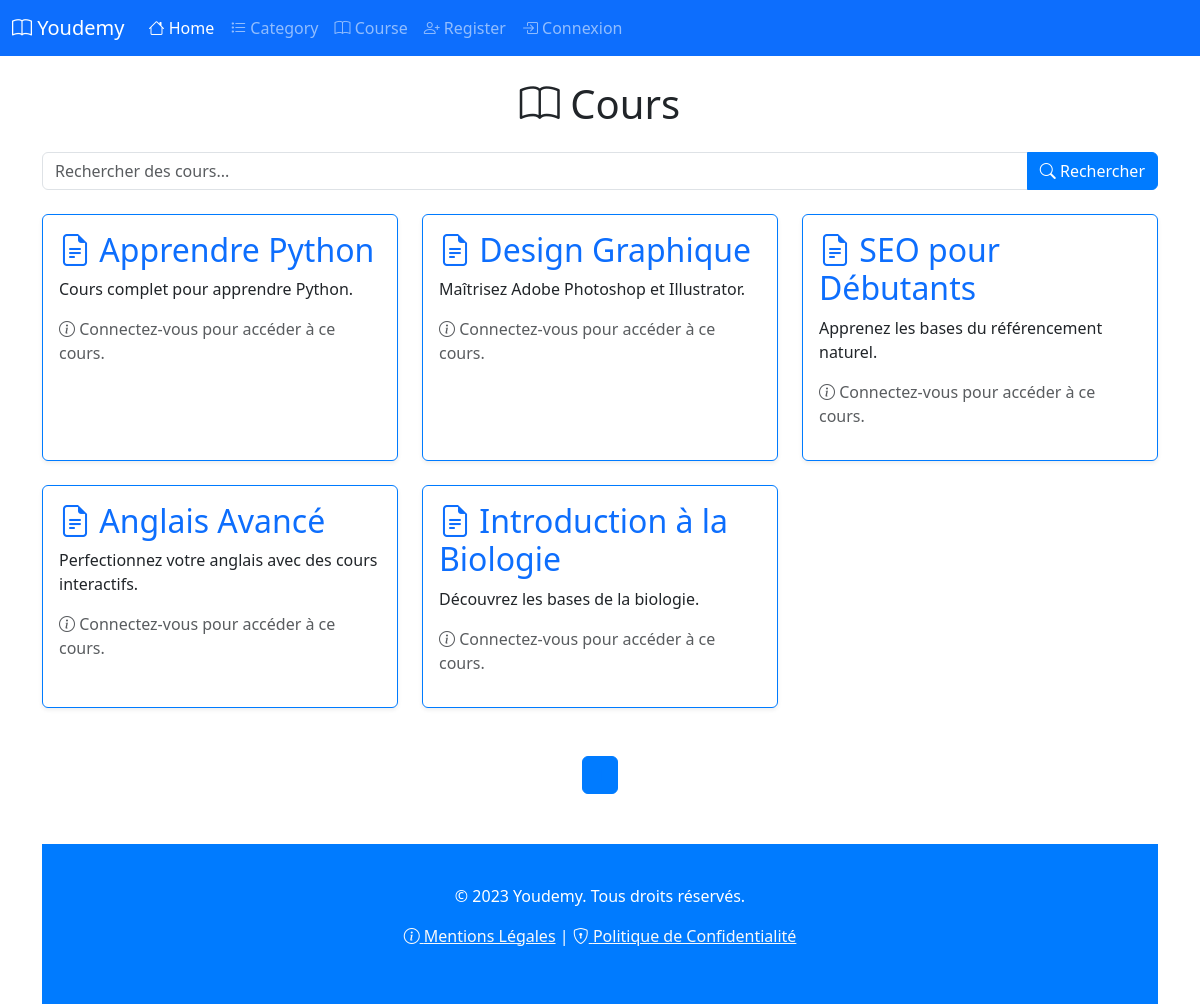
Page /views/courses.php on the committed database.
### tables this page shows
CREATE TABLE courses (
    id INT AUTO_INCREMENT PRIMARY KEY,
    title VARCHAR(255) NOT NULL,
    description TEXT,
    content TEXT,
    teacher_id INT,
    category_id INT,
    created_at DATETIME DEFAULT CURRENT_TIMESTAMP,
    updated_at DATETIME DEFAULT CURRENT_TIMESTAMP ON UPDATE CURRENT_TIMESTAMP,
    FOREIGN KEY (teacher_id) REFERENCES users(id),
    FOREIGN KEY (category_id) REFERENCES categories(id)
);

### models/Course.php (called while the page is built, shortened)
<?php
class Course {
    private $db;
    public function __construct() {
        $this->db = new Database('localhost', 'root', '', 'youdemy');
        $this->db->connect();
    }
    public function getAll() {
        $courses = $this->db->fetchAll("SELECT * FROM courses");
        return $courses;
    }
}

### models/Database.php (called while the page is built, shortened)
<?php
    class Database {
        private $host;
        private $username;
        private $password;
        private $dbname;
        private $connection;
        public function __construct($host, $username, $password, $dbname) {
            $this->host = $host;
            $this->username = $username;
            $this->password = $password;
            $this->dbname = $dbname;
        }
        public function connect() {
            try {
                $dsn = "mysql:host={$this->host};dbname={$this->dbname};charset=utf8";
                $this->connection = new PDO($dsn, $this->username, $this->password);
                $this->connection->setAttribute(PDO::ATTR_ERRMODE, PDO::ERRMODE_EXCEPTION);
                $this->connection->setAttribute(PDO::ATTR_DEFAULT_FETCH_MODE, PDO::FETCH_ASSOC);
            } catch (PDOException $e) {
                die("Erreur de connexion à la base de données : " . $e->getMessage());
            }
        }
        public function query($sql, $params = []) {
            try {
                $stmt = $this->connection->prepare($sql);
                $stmt->execute($params);
                return $stmt;
            } catch (PDOException $e) {
                die("Erreur lors de l'exécution de la requête : " . $e->getMessage());
            }
        }
        public function fetchAll($sql, $params = []) {
            $stmt = $this->query($sql, $params);
            return $stmt->fetchAll();
        }
    }
?>

### models/Pagination.php (called while the page is built, shortened)
<?php
class Pagination {
    private $totalItems;
    private $itemsPerPage;
    private $currentPage;
    private $totalPages;
    public function __construct($totalItems, $itemsPerPage, $currentPage = 1) {
        $this->totalItems = $totalItems;
        $this->itemsPerPage = $itemsPerPage;
        $this->currentPage = $currentPage;
        $this->totalPages = $this->calculateTotalPages();
    }
    private function calculateTotalPages() {
        return ceil($this->totalItems / $this->itemsPerPage);
    }
    public function getOffset() {
        return ($this->currentPage - 1) * $this->itemsPerPage;
    }
    public function getPaginationLinks($baseUrl, $queryParam = 'page') {
        $links = [];
        $separator = (strpos($baseUrl, '?') === false) ? '?' : '&';
        for ($i = 1; $i <= $this->totalPages; $i++) {
            $links[] = [
                'url' => $baseUrl . $separator . $queryParam . '=' . $i,
                'label' => $i,
                'active' => ($i == $this->currentPage)
            ];
        }
        return $links;
    }
}

### models/Session.php (called while the page is built, shortened)
<?php
class Session {
    public static function has($key) {
        return isset($_SESSION[$key]);
    }
    public static function isLoggedIn() {
        return self::has('user_id');
    }
}

### views/courses.php (the view, shortened to what this page needs)
<?php
include 'includes/header.php';
require '../models/Database.php';
require '../models/Course.php';
require '../models/Pagination.php';
$isLoggedIn = Session::isLoggedIn();
$userRole = $isLoggedIn ? Session::getUserRole() : null;
$userId = $isLoggedIn ? Session::getUserId() : null;
$enrollment = new Enrollment();
$categoryId = isset($_GET['category_id']) ? intval($_GET['category_id']) : null;
$page = isset($_GET['page']) ? intval($_GET['page']) : 1;
$itemsPerPage = 8;
$searchKeyword = isset($_GET['search']) ? trim($_GET['search']) : '';
$course = new Course();
$search = new Search();
try {
    if (!empty($searchKeyword)) {
        $allCourses = $search->searchCourses($searchKeyword);
    } else {
        $allCourses = $categoryId ? $course->getByCategory($categoryId) : $course->getAll();
    }
    $totalItems = count($allCourses);
    $pagination = new Pagination($totalItems, $itemsPerPage, $page);
    $offset = $pagination->getOffset();
    $courses = array_slice($allCourses, $offset, $itemsPerPage);
    echo "<div class='container mt-4'>";
    echo "<h1 class='text-center mb-4'><i class='bi bi-book'></i> Cours</h1>";
    echo "<form method='GET' action='courses.php' class='mb-4'>";
    echo "<div class='input-group'>";
    echo "<input type='text' name='search' class='form-control' placeholder='Rechercher des cours...' value='{$searchKeyword}'>";
    echo "<button type='submit' class='btn btn-primary'><i class='bi bi-search'></i> Rechercher</button>";
    echo "</div>";
    echo "</form>";
    echo "<div class='row'>";
    foreach ($courses as $course) {
        echo "<div class='col-md-6 col-lg-4 mb-4'>";
        echo "<div class='card h-100 shadow-sm'>";
        echo "<div class='card-body'>";
        echo "<h2 class='card-title text-primary'><i class='bi bi-file-earmark-text'></i> {$course['title']}</h2>";
        echo "<p class='card-text'>{$course['description']}</p>";
        if ($isLoggedIn) {
            if ($userRole === 'student') {
                $isEnrolled = false;
                try {
                    $enrollments = $enrollment->getByStudent($userId);
                    foreach ($enrollments as $enrollmentData) {
                        if ($enrollmentData['course_id'] == $course['id']) {
                            $isEnrolled = true;
                            break;
                        }
                    }
                } catch (Exception $e) {
                }
                if ($isEnrolled) {
                    echo "<a href='{$course['content']}' class='btn btn-primary' target='_blank'><i class='bi bi-eye'></i> Voir le cours</a>";
                }
                else {
                    echo "<a href='enroll.php?course_id={$course['id']}' class='btn btn-success'><i class='bi bi-plus-circle'></i> S'inscrire au cours</a>";
                }
            }
            elseif ($userRole === 'teacher' || $userRole === 'admin') {
                echo "<a href='{$course['content']}' class='btn btn-primary' target='_blank'><i class='bi bi-eye'></i> Voir le cours</a>";
            }
        }
        else {
            echo "<p class='text-muted'><i class='bi bi-info-circle'></i> Connectez-vous pour accéder à ce cours.</p>";
        }
        echo "</div>";
        echo "</div>";
        echo "</div>";
    }
    echo "</div>";
    $baseUrl = "courses.php?" . ($categoryId ? "category_id=$categoryId&" : "") . ($searchKeyword ? "search=$searchKeyword&" : "");
    $paginationLinks = $pagination->getPaginationLinks($baseUrl);
    echo "<nav aria-label='Page navigation' class='my-4'>";
    echo "<ul class='pagination justify-content-center'>";
    foreach ($paginationLinks as $link) {
        $class = $link['active'] ? 'page-item active' : 'page-item';
        echo "<li class='$class'>";
        echo "<a class='page-link' href='{$link['url']}'>{$link['label']}</a>";
        echo "</li>";
    }
    echo "</ul>";
    echo "</nav>";
} catch (Exception $e) {
    echo "<div class='container mt-4'>";
    echo "<div class='alert alert-danger'><i class='bi bi-exclamation-triangle'></i> Erreur : " . $e->getMessage() . "</div>";
    echo "</div>";
}
?>
<link rel="stylesheet" href="https://cdn.jsdelivr.net/npm/bootstrap-icons@1.11.3/font/bootstrap-icons.css">
<?php require 'includes/footer.php'; ?>

### views/includes/footer.php (style rules this page uses)
.card { border: 1px solid #007bff; transition: transform 0.3s ease, box-shadow 0.3s ease; }
.card-title { color: #007bff; }
.btn-primary { background-color: #007bff; border-color: #007bff; }
.pagination .page-item.active .page-link { background-color: #007bff; border-color: #007bff; }
.pagination .page-link { color: #007bff; }

### rows in the picture
courses: title "Apprendre Python", description "Cours complet pour apprendre Python."
courses: title "Design Graphique", description "Maîtrisez Adobe Photoshop et Illustrator."
courses: title "SEO pour Débutants", description "Apprenez les bases du référencement naturel."
courses: title "Anglais Avancé", description "Perfectionnez votre anglais avec des cours interactifs."
courses: title "Introduction à la Biologie", description "Découvrez les bases de la biologie."
